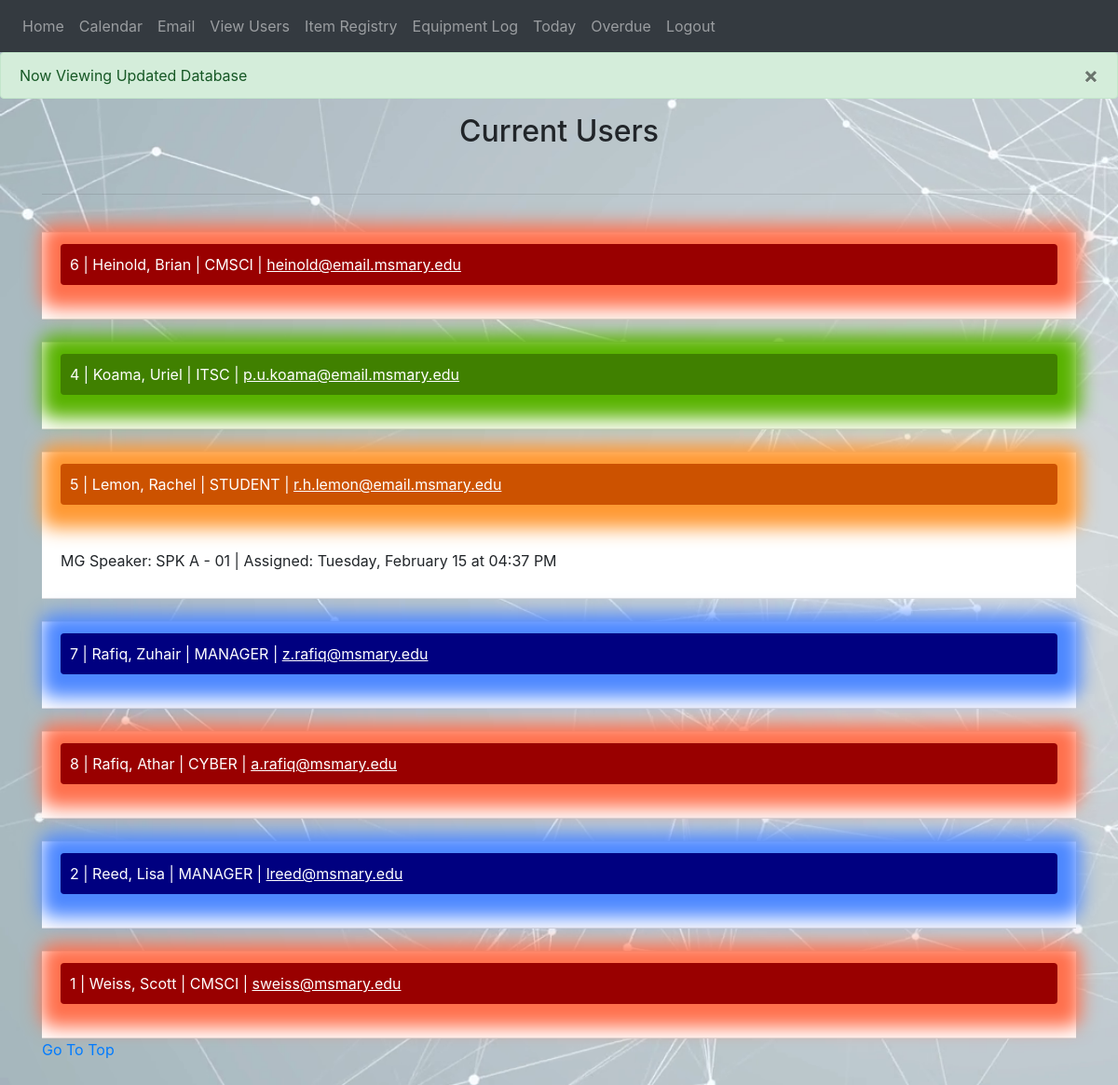
The app's page /tech/view_users (signed in), older data.
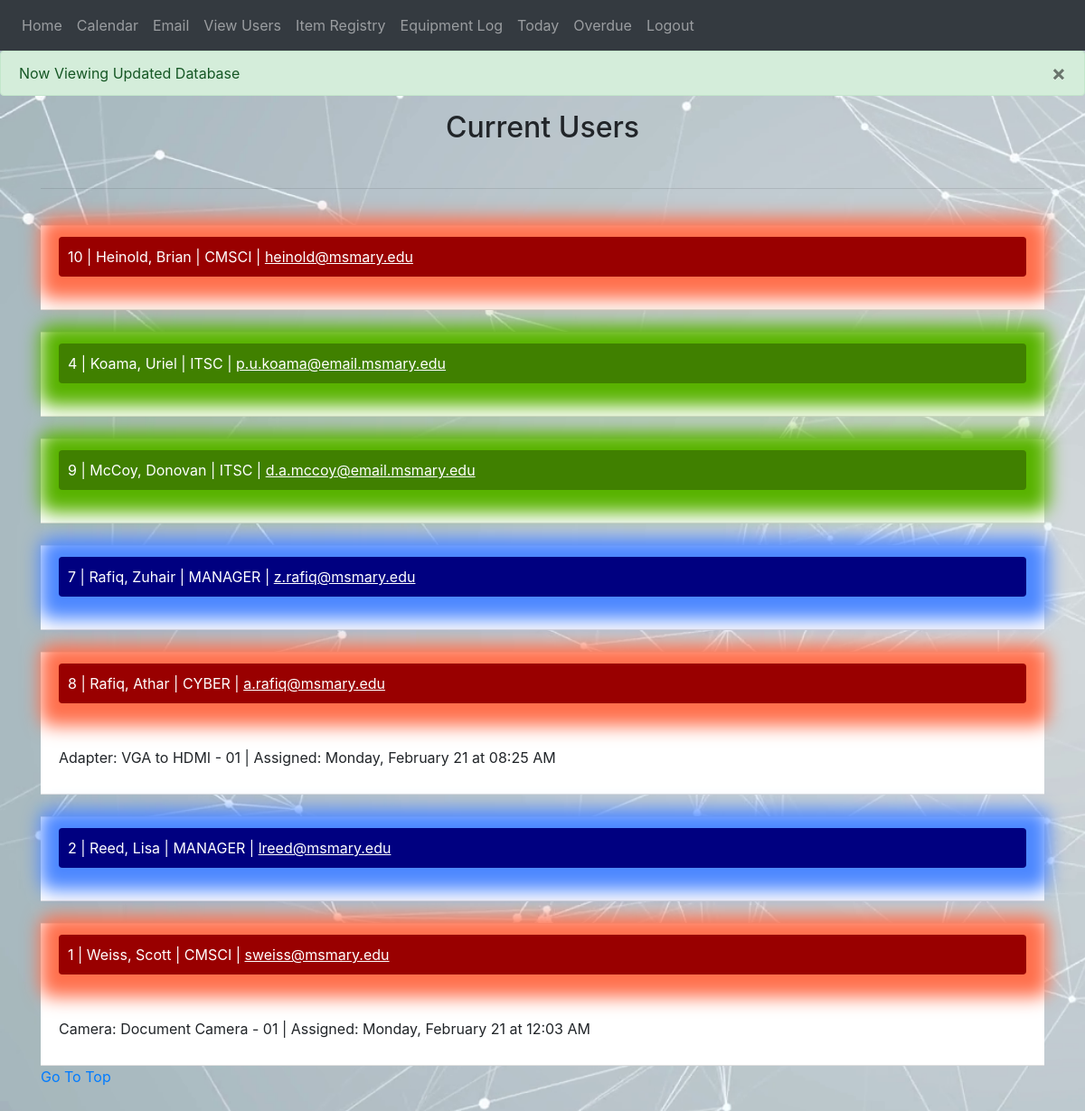
The same page, newer data.
### website/models.py (models this page shows)
class User(db.Model, UserMixin):
    id = db.Column(db.Integer, primary_key=True)
    email = db.Column(db.String(150), unique=True)
    password = db.Column(db.String(150))
    first_name = db.Column(db.String(75))
    last_name = db.Column(db.String(75))
    department = db.Column(db.String(150))
    tickets = db.relationship('Ticket')

class InventoryOut(db.Model):
    id = db.Column(db.Integer, primary_key=True)
    item_name = db.Column(db.String(150))
    item_type = db.Column(db.String(75))
    item_number = db.Column(db.Integer)
    dateOut = db.Column(db.DateTime, index=True, default=func.now())
    user_email = db.Column(db.String(150))
    returnDate = db.Column(db.DateTime, index=True, default=func.now())

### website/auth.py (the view)
@auth.route('/tech/view_users')
@login_required
def view_users():
    users = User.query.order_by(User.last_name).all()
    out = InventoryOut.query.order_by(InventoryOut.user_email.asc()).all()
    if current_user.department == 'MANAGER' or current_user.department == 'ITSC' or current_user.department == 'LEAD':
        flash('Now Viewing Updated Database', category='success')
        out = InventoryOut.query.order_by(InventoryOut.user_email.asc()).all()
        return render_template("view.html", user=current_user, users=users, out=out)
    else:
        flash('Access Restricted', category='error')
        return redirect(url_for('routes.home'))
    return render_template("view.html", user=current_user, users=users, out=out)

### website/__init__.py (called while the page is built)
def create_app():
    app = Flask(__name__)
    app.config['SECRET_KEY'] = 'hjshjhdjah kjshkjdhjs'
    app.config['SQLALCHEMY_DATABASE_URI'] = f'sqlite:///{DB_NAME}'
    app.config['SQLALCHEMY_TRACK_MODIFICATIONS'] = True
    db.init_app(app)
    from .routes import routes
    from .auth import auth
    app.register_blueprint(routes, url_prefix='/')
    app.register_blueprint(auth, url_prefix='/')
    from .models import User, Ticket
    create_database(app)
    login_manager = LoginManager()
    login_manager.login_view = 'auth.login'
    login_manager.init_app(app)
    @login_manager.user_loader
    def load_user(id):
        return User.query.get(int(id))
    return app

### website/templates/view.html (shortened to what this page needs)
{% extends "base.html" %} {% block title %}View Current Users{% endblock %} {% block content %}
<h2 align="center">Current Users</h2>
<br />
<hr />
<ul class="list-group list-group-flush" id="users">
  {% for data in users %}
  <br />
  <li class="list-group-item">
    {% if data.department == 'MANAGER' or data.department == 'LEAD' %}
    <div class="admin_users">
      {{ data.id }} | {{ data.last_name }}, {{ data.first_name }} | {{ data.department }} |
      <a href="mailto: {{data.email}}?subject=ITSC Notice TEST&body=This is a notice from Mount St. Mary's University
      Information Technology Student Center." style="color: white"><u>{{data.email}}</u></a>
    </div>
    <br />
    {% elif data.department == 'ITSC' %}
    <div class="itsc_users">
      {{ data.id }} | {{ data.last_name }}, {{ data.first_name }} | {{ data.department }} | <a href="mailto: {{data.email}}?subject=ITSC Notice TEST&body=This is a notice from Mount St. Mary's University Information Technology Student Center." style="color: white"><u>{{data.email}}</u></a>
    </div>
    <br />
    {% elif data.department == 'STUDENT' %}
    <div class="student_users">
      {{ data.id }} | {{ data.last_name }}, {{ data.first_name }} | {{ data.department }} |
      <a href="mailto: {{data.email}}?subject=ITSC Notice TEST&body=This is a notice from Mount St. Mary's University
      Information Technology Student Center." style="color: white"><u>{{data.email}}</u></a>
    </div>
    <br />
      {% for equipment in out %}
        {% if equipment.user_email == data.email %}
          <br/>
          <p>{{ equipment.item_type.replace('_', ' ') }}: {{ equipment.item_name.replace('_', ' ') }} - {% if equipment.item_number < 10 %}0{% endif %}{{ equipment.item_number }}
            | Assigned: {{ equipment.dateOut.strftime('%A, %B %d at %I:%M %p ') }}</p>
        {% endif %}
      {% endfor %}
    {% else %}
    <div class="faculty_users">
      {{ data.id }} | {{ data.last_name }}, {{ data.first_name }} | {{ data.department }} |
      <a href="mailto: {{data.email}}?subject=ITSC Notice TEST&body=This is a notice from Mount St. Mary's University
      Information Technology Student Center." style="color: white"><u>{{data.email}}</u></a>
      </div>
      <br />
      {% for equipment in out %}
        {% if equipment.user_email == data.email %}
          <br/>
          <p>{{ equipment.item_type.replace('_', ' ') }}: {{ equipment.item_name.replace('_', ' ') }} - {% if equipment.item_number < 10 %}0{% endif %}{{ equipment.item_number }}
            | Assigned: {{ equipment.dateOut.strftime('%A, %B %d at %I:%M %p ') }}</p>
        {% endif %}
      {% endfor %}
    {% endif %}
  </li>
  {% endfor %}
</ul>
<a href="/tech/view_users"> Go To Top</a>
{% endblock %}

Row changes from the older to the newer data that the page shows:
removed User: id "6", last_name "Heinold", first_name "Brian", department "CMSCI", email "heinold@email.msmary.edu"
removed User: id "5", last_name "Lemon", first_name "Rachel", department "STUDENT", email "r.h.lemon@email.msmary.edu"
removed InventoryOut: item_type.replace "MG Speaker", item_name.replace "SPK A", shows "0", item_number "1", dateOut "Tuesday, February 15 at 04:37 PM", shown under "5"
added User: id "10", last_name "Heinold", first_name "Brian", department "CMSCI", email "heinold@msmary.edu"
added User: id "9", last_name "McCoy", first_name "Donovan", department "ITSC", email "d.a.mccoy@email.msmary.edu"
added InventoryOut: item_type.replace "Adapter", item_name.replace "VGA to HDMI", shows "0", item_number "1", dateOut "Monday, February 21 at 08:25 AM", shown under User "Athar"
added InventoryOut: item_type.replace "Camera", item_name.replace "Document Camera", shows "0", item_number "1", dateOut "Monday, February 21 at 12:03 AM", shown under User "Weiss"
